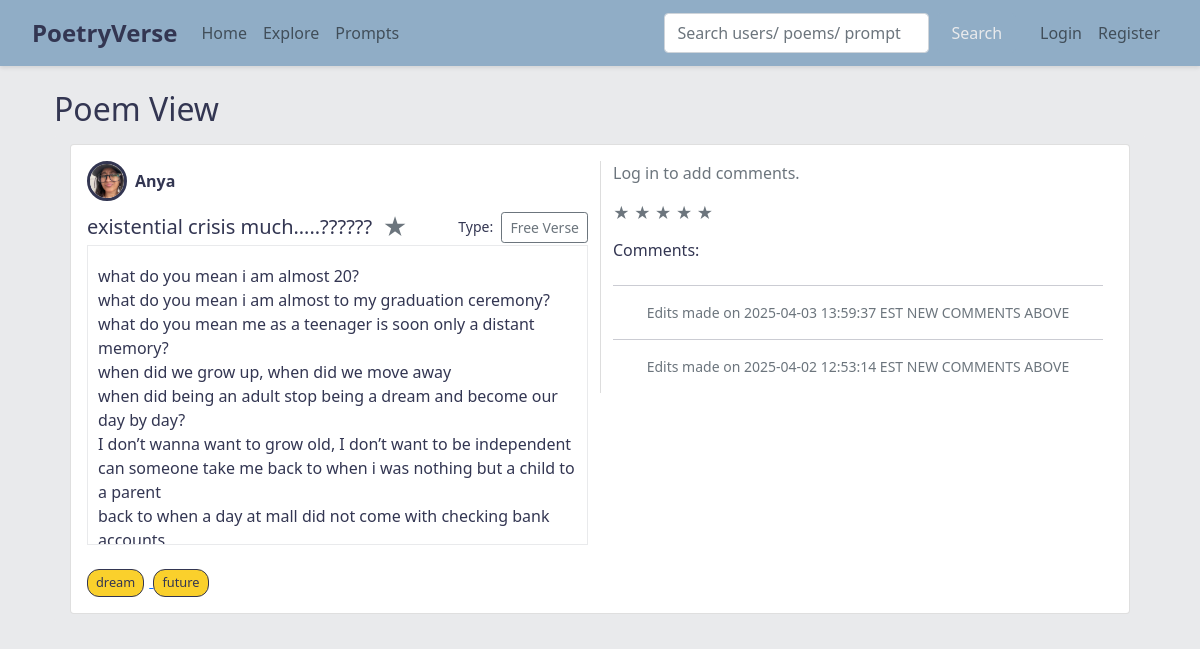
Before: /poem/3 with the older database file.
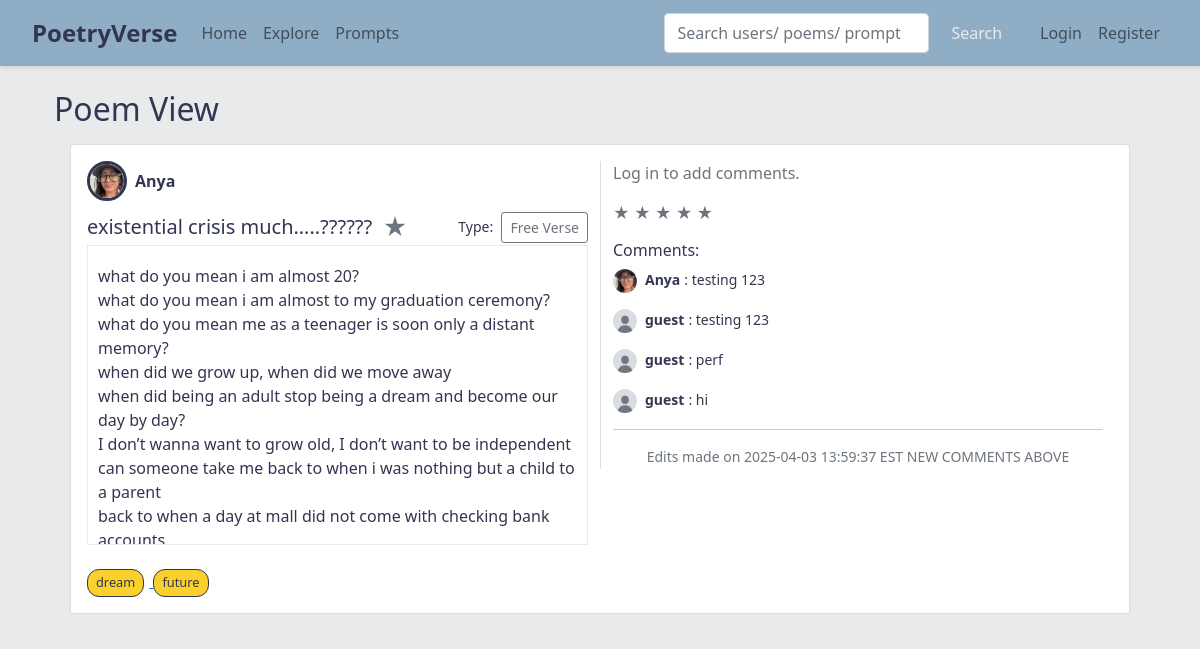
After: the same page with the newer database file.
### app.py (models this page shows)
class Tag(db.Model):
    id = db.Column(db.Integer, primary_key=True)
    name = db.Column(db.String(50), unique=True, nullable=False)

class Comment(db.Model):
    id = db.Column(db.Integer, primary_key=True)
    text = db.Column(db.String(300), nullable=False)
    poem_id = db.Column(db.Integer, db.ForeignKey('poem.id'), nullable=False)
    user_id = db.Column(db.Integer, db.ForeignKey('user.id'), nullable=False)
    created_at = db.Column(db.DateTime, default=datetime.utcnow)
    is_edit_marker = db.Column(db.Boolean, default=False)
    author = db.relationship('User', backref='comments')

class User(db.Model, UserMixin):
    id = db.Column(db.Integer, primary_key=True)
    username = db.Column(db.String(150), unique=True, nullable=False)
    email = db.Column(db.String(150), unique=True, nullable=False)
    password = db.Column(db.String(200), nullable=False)
    description = db.Column(db.Text, nullable=True)
    profile_image = db.Column(db.String(300), nullable=True)
    poems = db.relationship('Poem', backref='author', lazy=True)
    collections = db.relationship('Collection', backref='owner', lazy=True)
    favorite_poems = db.relationship('Poem', secondary=favorites, backref=db.backref('favorited_by', lazy='dynamic'))
    following = db.relationship('User', secondary=followers,
                                primaryjoin=(followers.c.follower_id == id),
                                secondaryjoin=(followers.c.followed_id == id),
                                backref=db.backref('followers', lazy='dynamic'),
                                lazy='dynamic')

### app.py (the view, shortened to what this page needs)
@app.route('/poem/<int:poem_id>')
def view_poem(poem_id):
    poem = Poem.query.get_or_404(poem_id)
    if poem.visibility == 'private' and poem.author != current_user:
        flash("This poem is private.", "danger")
        return redirect(url_for('home'))
    return render_template('view_poem.html', poem=poem)

### templates/view_poem.html (shortened to what the changed rows need)
{% extends "base.html" %}
{% block content %}
<div class="container my-4">
  <h2>Poem View</h2>
  <div class="list-group">
    <div class="list-group-item mb-3 custom-bg">
      <div class="card">
        <div class="card-body">
          <div class="row">
            <div class="col-md-6">
              <br>
              {% if poem.tags %}
                <div class="poem-tags">
                  {% for tag in poem.tags %}
                  <a href="{{ url_for('search', q=tag.name) }}" class="tag-chip-link">
                    <span class="tag-chip-display">{{ tag.name }}</span>
                  </a>
                  {% endfor %}
                </div>
              {% endif %}
            </div>
            <div class="col-md-6 d-flex flex-column" style="border-left: 1px solid #ddd;">
                <div class="rating mb-3" data-rating="{{ poem.rating }}" data-poem-id="{{ poem.id }}">
                {% for i in range(1, 6) %}
                    <span class="star {% if i <= poem.rating %}text-warning{% else %}text-secondary{% endif %}" data-rating-value="{{ i }}">&#9733;</span>
                {% endfor %}
                </div>
                <div class="comments-container">
                <div class="comments-list">
                    {% set sorted_comments = poem.comments|sort(attribute='created_at', reverse=True) %}
                    {% for comment in sorted_comments %}
                    {% if comment.is_edit_marker %}
                        <hr>
                        <p class="small text-center text-muted">{{ comment.text }}</p>
                    {% else %}
                        <p class="small d-flex align-items-start" id="comment-{{ comment.id }}">
                        {% if comment.author.profile_image %}
                            <img src="{{ comment.author.profile_image }}" alt="Profile" class="comment-profile-img">
                        {% else %}
                            <div class="rounded-circle bg-secondary d-flex justify-content-center align-items-center comment-profile-img">
                            <span class="text-white">?</span>
                            </div>
                        {% endif %}
                        <strong class="me-1">{{ comment.author.username }}</strong>: {{ comment.text }}
                        </p>
                    {% endif %}
                    {% endfor %}
                </div>
                </div>
            </div>
          </div>
        </div>
      </div>
    </div>
  </div>
</div>
{% endblock %}

Changed rows visible on the page:
no longer on this page (row unchanged): Comment: text "Edits made on 2025-04-02 12:53:14 EST NEW COMMENTS ABOVE"
added Comment: author.profile_image (picture), author.username "Anya", text "testing 123"
added Comment: author.profile_image (picture), author.username "guest", text "testing 123"
added Comment: author.profile_image (picture), author.username "guest", text "perf"
now on this page (row edited): Comment: author.profile_image (picture), author.username "guest", text "hi"
